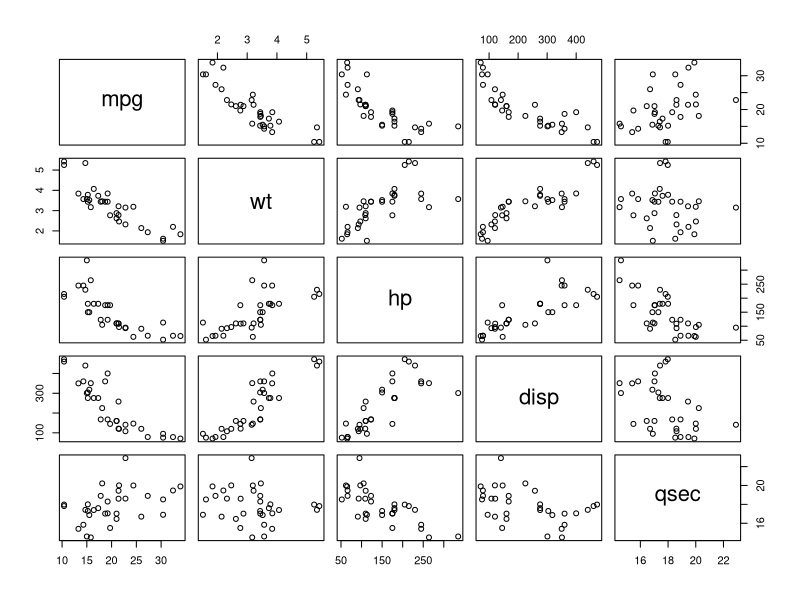
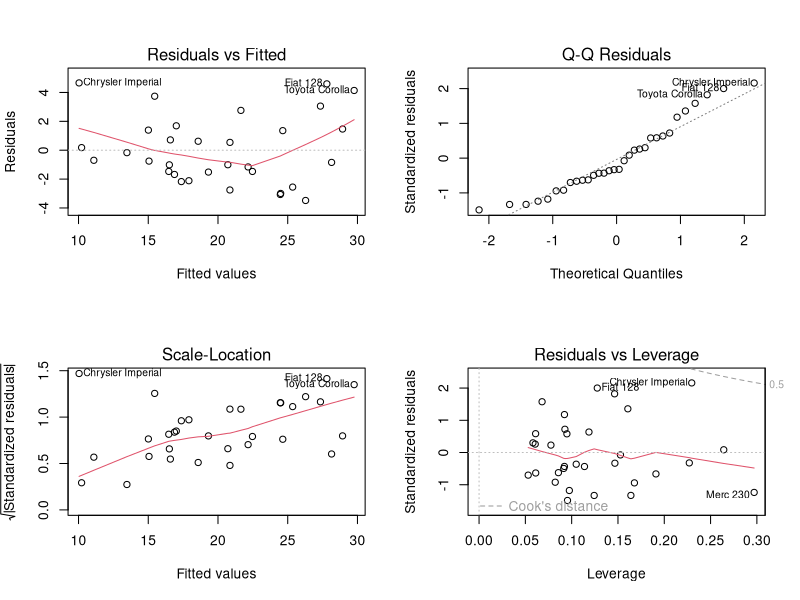

The R source for these figures, in order:
d <- mtcars[, c("mpg", "wt", "hp", "disp", "qsec", "am")]
round(cor(d), 2)
pairs(d[, 1:5])

full <- lm(mpg ~ wt + hp + disp + qsec + am, data = d)
summary(full)
anova(full)

X <- cbind(1, as.matrix(d[, c("wt", "hp", "disp", "qsec", "am")]))
y <- d$mpg
beta <- solve(t(X) %*% X) %*% t(X) %*% y
round(cbind(manual = beta[, 1], lm = coef(full)), 5)

vif <- function(model) {
  X <- model.matrix(model)[, -1]
  sapply(colnames(X), function(v) {
    r2 <- summary(lm(X[, v] ~ X[, colnames(X) != v]))$r.squared
    1 / (1 - r2)
  })
}
round(vif(full), 2)

# disp and hp overlap a lot, drop disp
reduced <- lm(mpg ~ wt + hp + qsec + am, data = d)
anova(reduced, full)

best <- step(full, trace = 0)
summary(best)

AIC(full, reduced, best)

par(mfrow = c(2, 2))
plot(best)
par(mfrow = c(1, 1))

predict(best, data.frame(wt = 2.8, hp = 120, qsec = 18, am = 1, disp = 160), interval = "prediction")

interaction_fit <- lm(mpg ~ wt * am, data = d)
summary(interaction_fit)$coefficients
